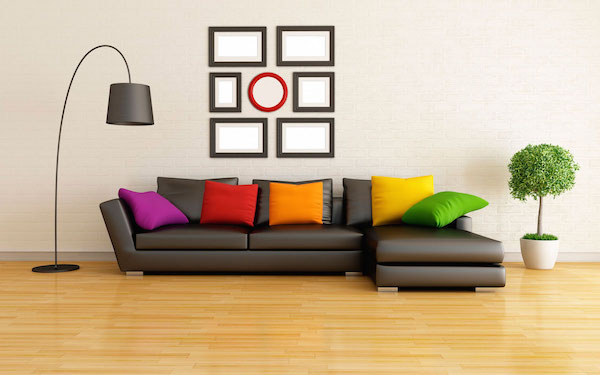
//> input picture Images/01.jpg, 600 x 375 px
$ ./main   (built with g++ and OpenCV 4)
//> lines starting //> are read from the running program, lines starting //| are printed output that depends on the picture
#include <iostream>
#include <cmath>
#include <string>
#include <opencv2/core/core.hpp>
#include <opencv2/highgui/highgui.hpp>
#include <opencv2/imgproc/imgproc.hpp>

using namespace std;
using namespace cv;

int main(int argc, char* argv[]) {
    size_t from, to;
    string filename, saveFilename;
    Mat source, edge, colorEdge;
    vector<Vec4i> lines, lines1, lines2;

    filename = argc >= 2 ? argv[1] : "../Images/01.jpg";
    source = imread(filename, CV_LOAD_IMAGE_GRAYSCALE);
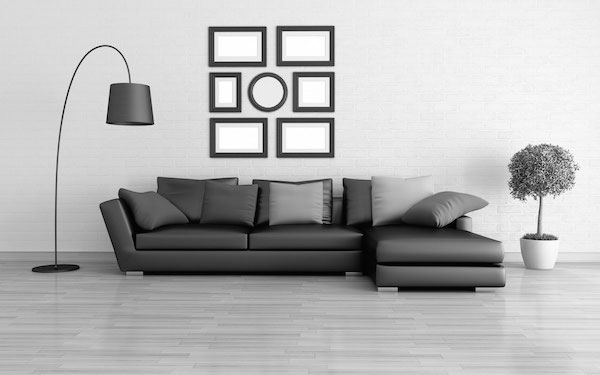
//> source: 375 rows x 600 cols, CV_8UC1; min 0, max 255, mean 180.7

    if(!source.data){
        cout << "ERROR: Cannot open the image: " << filename << endl;
        return -1;
    }

    Canny(source, edge, 60, 90, 3);
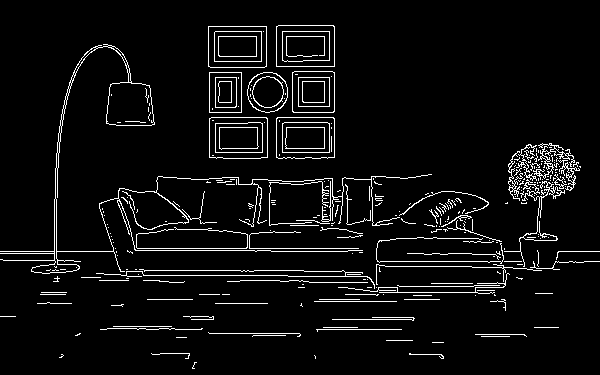
//> edge: 375 rows x 600 cols, CV_8UC1; 5.4% white in thin lines or dots
    cvtColor(edge, colorEdge, CV_GRAY2BGR);
//> colorEdge: 375 rows x 600 cols, CV_8UC3; 5.4% white in thin lines or dots

    HoughLinesP(edge, lines1, 1, CV_PI/180, 100, 100, 10);
//> lines1 = 11 lines (x1, y1, x2, y2), first 8: [134, 248, 358, 248], [0, 251, 130, 251], [377, 261, 538, 261], [144, 270, 303, 270], [127, 250, 270, 250], [158, 275, 287, 275], [334, 157, 334, 26], [209, 152, 329, 152]

    for (size_t i = 0; i < lines1.size(); i++) {
        line(colorEdge, Point(lines1[i][0], lines1[i][1]),
            Point(lines1[i][2], lines1[i][3]), Scalar(0, 0, 255), 3, 8);
    }
//> this loop made 11 passes
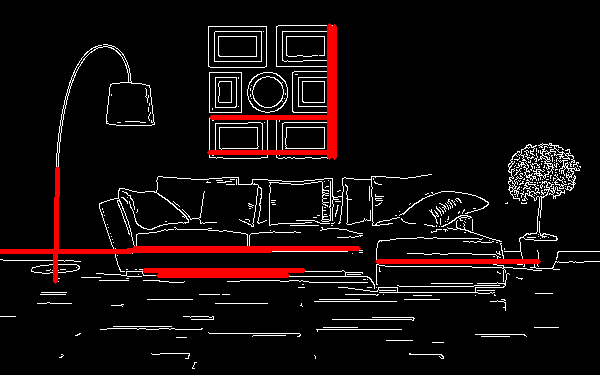
//> colorEdge: 375 rows x 600 cols, CV_8UC3; mean B, G, R 11.7, 11.7, 20.1

    from = filename.find_last_of("/") + 1;
    to = filename.find_last_of(".");
    saveFilename = filename.substr(from, to - from);

    imwrite("Result/" + saveFilename + "_.jpg", source);
    imwrite("Result/" + saveFilename + "_lines.jpg", colorEdge);

    return 0;
}

$ run again, with Images/02.jpg copied over Images/01.jpg
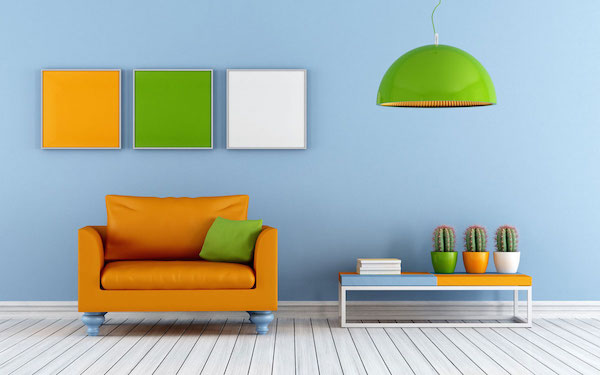
//> input picture Images/02.jpg, 600 x 375 px
//> `Canny(source, edge, 60, 90, 3);`:
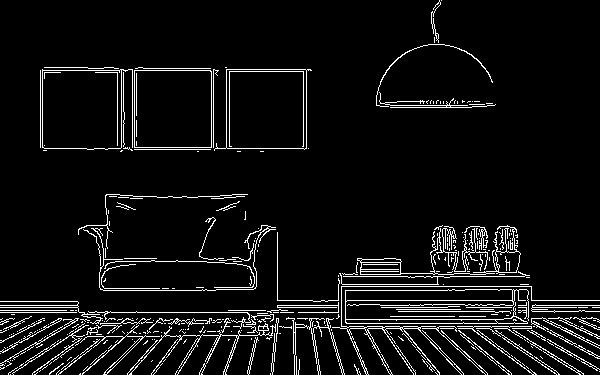
//> edge: 375 rows x 600 cols, CV_8UC1; 6.4% white in thin lines or dots
//> lines1 = 16 lines (x1, y1, x2, y2), first 8: [0, 312, 247, 312], [341, 323, 589, 323], [466, 307, 599, 307], [277, 300, 599, 300], [209, 319, 531, 319], [307, 328, 547, 328], [465, 305, 599, 305], [221, 326, 543, 326]
//> the loop `for (size_t i = 0; i < lines1.size(); i++)` made 16 passes
//> after the loop `for (size_t i = 0; i < lines1.size(); i++)`:
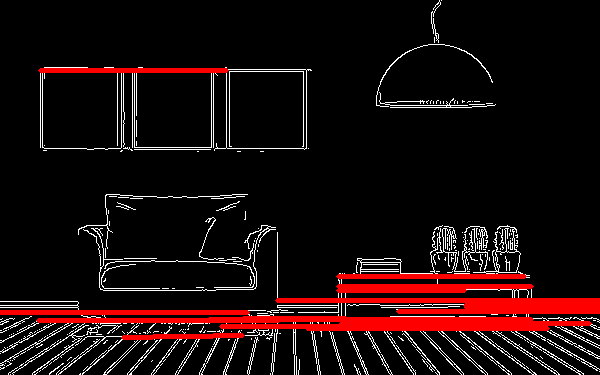
//> colorEdge: 375 rows x 600 cols, CV_8UC3; mean B, G, R 11.8, 11.8, 27.8

$ run again, with Images/03.jpg copied over Images/01.jpg
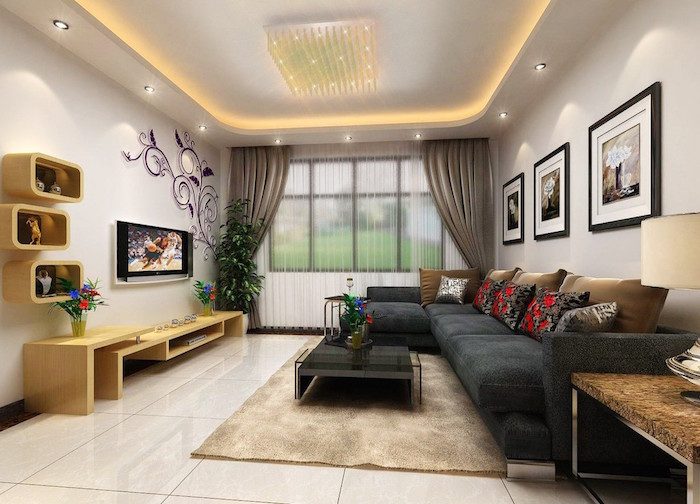
//> input picture Images/03.jpg, 700 x 504 px
//> `Canny(source, edge, 60, 90, 3);`:
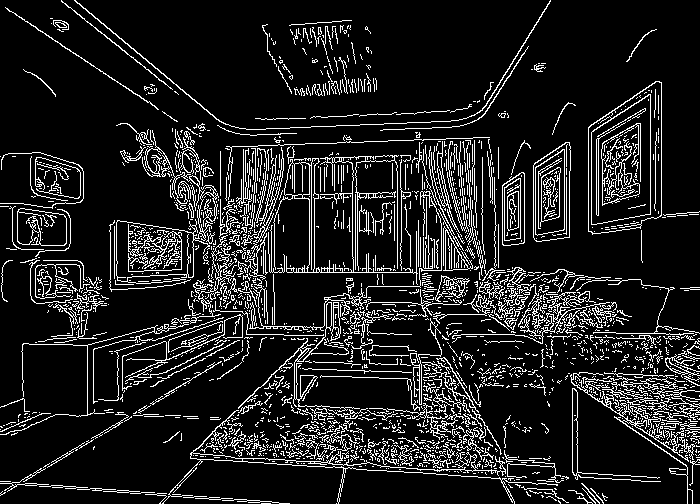
//> edge: 504 rows x 700 cols, CV_8UC1; 12.5% white in thin lines or dots
//> lines1 = 120 lines (x1, y1, x2, y2), first 8: [258, 145, 489, 137], [62, 46, 201, 136], [441, 230, 570, 153], [31, 25, 155, 106], [74, 0, 232, 132], [472, 306, 614, 316], [220, 162, 474, 153], [324, 298, 508, 482]
//> the loop `for (size_t i = 0; i < lines1.size(); i++)` made 120 passes
//> after the loop `for (size_t i = 0; i < lines1.size(); i++)`:
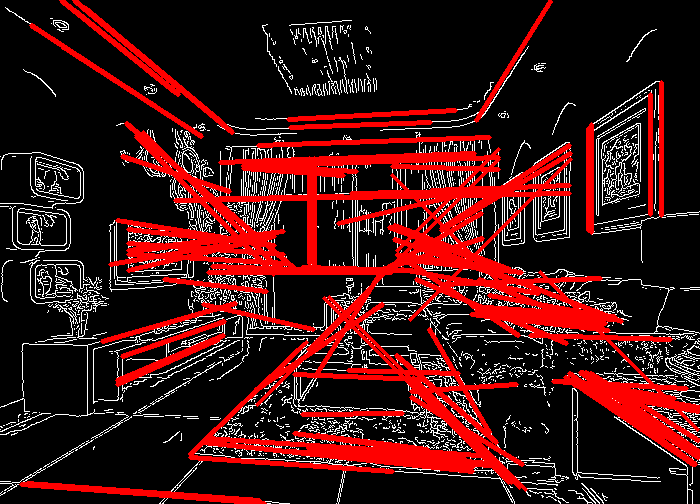
//> colorEdge: 504 rows x 700 cols, CV_8UC3; mean B, G, R 18.6, 18.6, 63.8

$ run again, with Images/04.jpg copied over Images/01.jpg
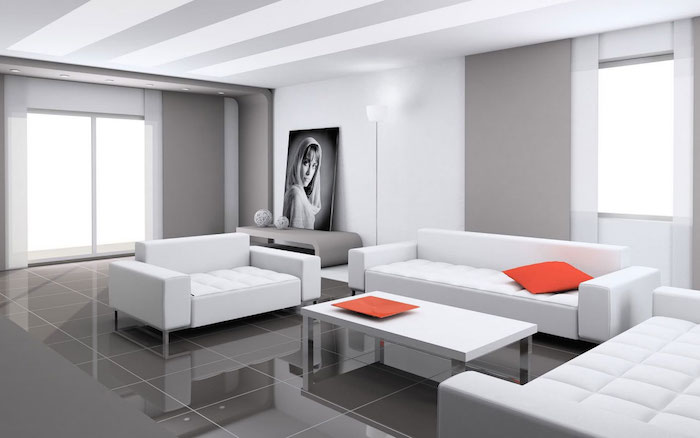
//> input picture Images/04.jpg, 700 x 438 px
//> `Canny(source, edge, 60, 90, 3);`:
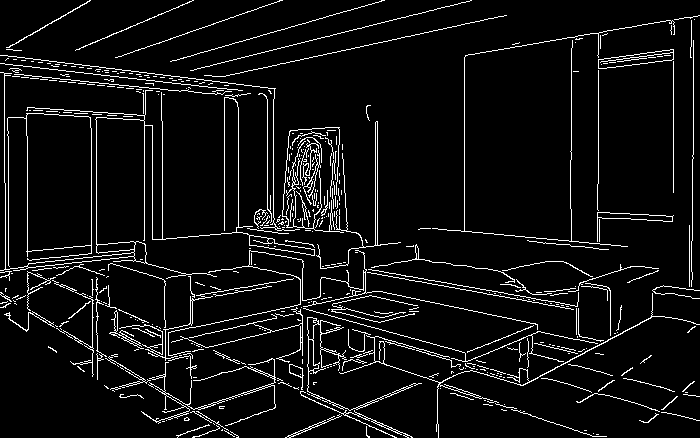
//> edge: 438 rows x 700 cols, CV_8UC1; 6.4% white in thin lines or dots
//> lines1 = 49 lines (x1, y1, x2, y2), first 8: [190, 70, 471, 0], [0, 55, 275, 88], [364, 268, 577, 305], [220, 76, 503, 16], [26, 251, 138, 241], [246, 366, 407, 437], [294, 305, 400, 335], [96, 260, 96, 112]
//> the loop `for (size_t i = 0; i < lines1.size(); i++)` made 49 passes
//> after the loop `for (size_t i = 0; i < lines1.size(); i++)`:
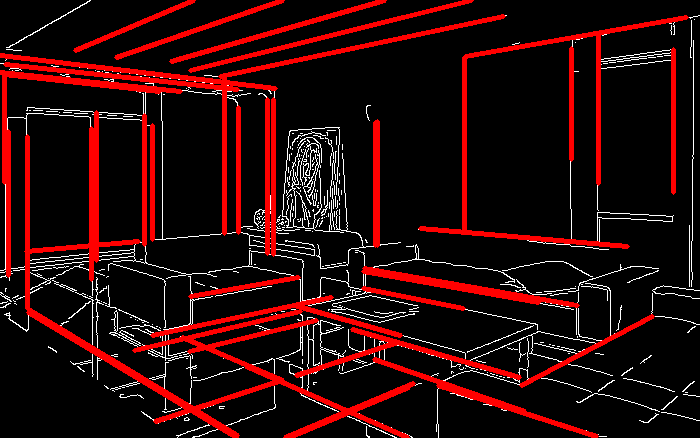
//> colorEdge: 438 rows x 700 cols, CV_8UC3; mean B, G, R 9.2, 9.2, 40.3
